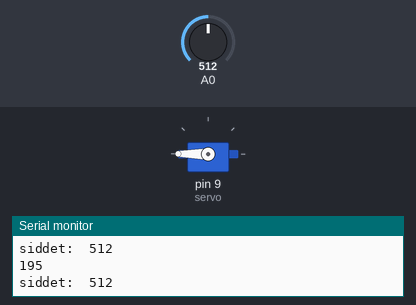
Bench run of a sketch on a simulated Arduino Uno, built with avr-gcc and run on an emulated ATmega328P. Shown: servo, the last lines printed to the serial monitor. Inputs (shaded band) come from the test bench; at power-on: A0 = 512.

Above: at 1.2 s.
1.3 s: A0 set to 0
At 2.3 s:
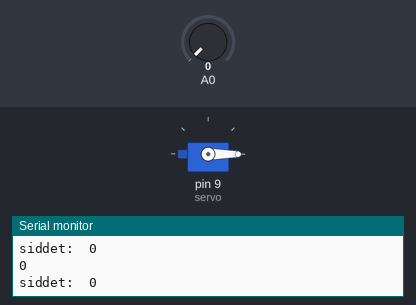
2.8 s: A0 set to 122
At 3.4 s:
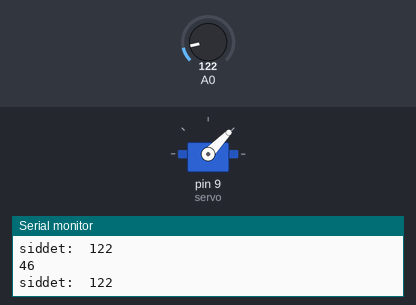
4.3 s: A0 set to 306
At 4.8 s:
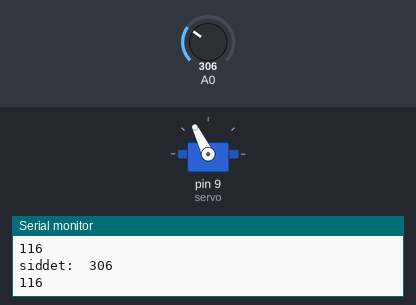
5.8 s: A0 set to 511
At 7.0 s:
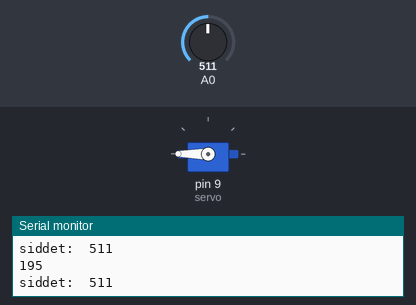
Timing chart, 0 to 8.3 s (numbered marks = the images above; inputs shaded):
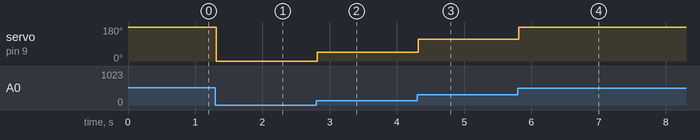

Measured:
- after the input at 1.3 s, servo on pin 9 (servo): 180° → 0° at once
- after the input at 2.8 s, servo on pin 9 (servo): 0° → 46° at once
- after the input at 4.3 s, servo on pin 9 (servo): 46° → 116° at once
- after the input at 5.8 s, servo on pin 9 (servo): 116° → 180° at once

The sketch:

09_servo_fotorezistor.ino
```cpp
#include<Servo.h>
#define fotorez A0;
int pos=0;
Servo servo;
void setup()
{
  Serial.begin(9600);
  servo.attach(9,500,2500);
}

void loop()
{
  int siddet=analogRead(A0);
  int degree=map(siddet,0,471,0,180);
  Serial.print("siddet:	");
  Serial.println(siddet);
  servo.write(degree);
  Serial.println(degree);
  delay(15);
}
```
